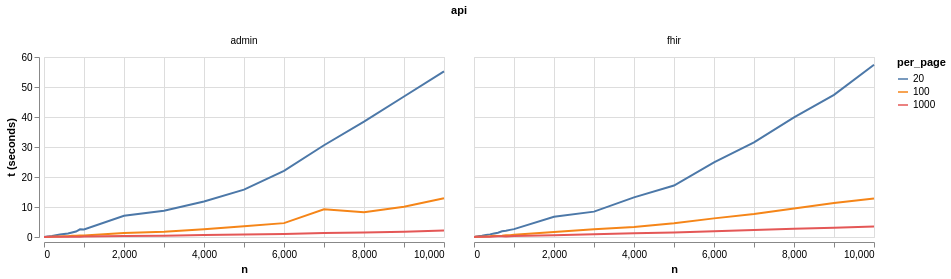

Notebook cell for this chart:
### Code cell
(alt.Chart(df)
        .mark_line()
        .encode(
            x="n",
            y=alt.Y("t", title="t (seconds)"),
            color="per_page:N",
            # row="per_page",
            column="api",
        )
        .properties(width=400, height=180)
)

### Figure 1 — Vega-Lite specification as saved in the notebook (floating-point values rounded to 4 significant figures; data arrays with more than 128 entries replaced by an {"elided": "..."} marker saying what was removed)
{"config": {"view": {"continuousWidth": 300, "continuousHeight": 300}}, "data": {"name": "data-75bb5a23d44a2dc1242c83e0823511ab"}, "mark": {"type": "line"}, "encoding": {"color": {"field": "per_page", "type": "nominal"}, "column": {"field": "api", "type": "nominal"}, "x": {"field": "n", "type": "quantitative"}, "y": {"field": "t", "title": "t (seconds)", "type": "quantitative"}}, "height": 180, "width": 400, "$schema": "https://vega.github.io/schema/vega-lite/v5.20.1.json", "datasets": {"data-75bb5a23d44a2dc1242c83e0823511ab": {"elided": "174 records"}}}
